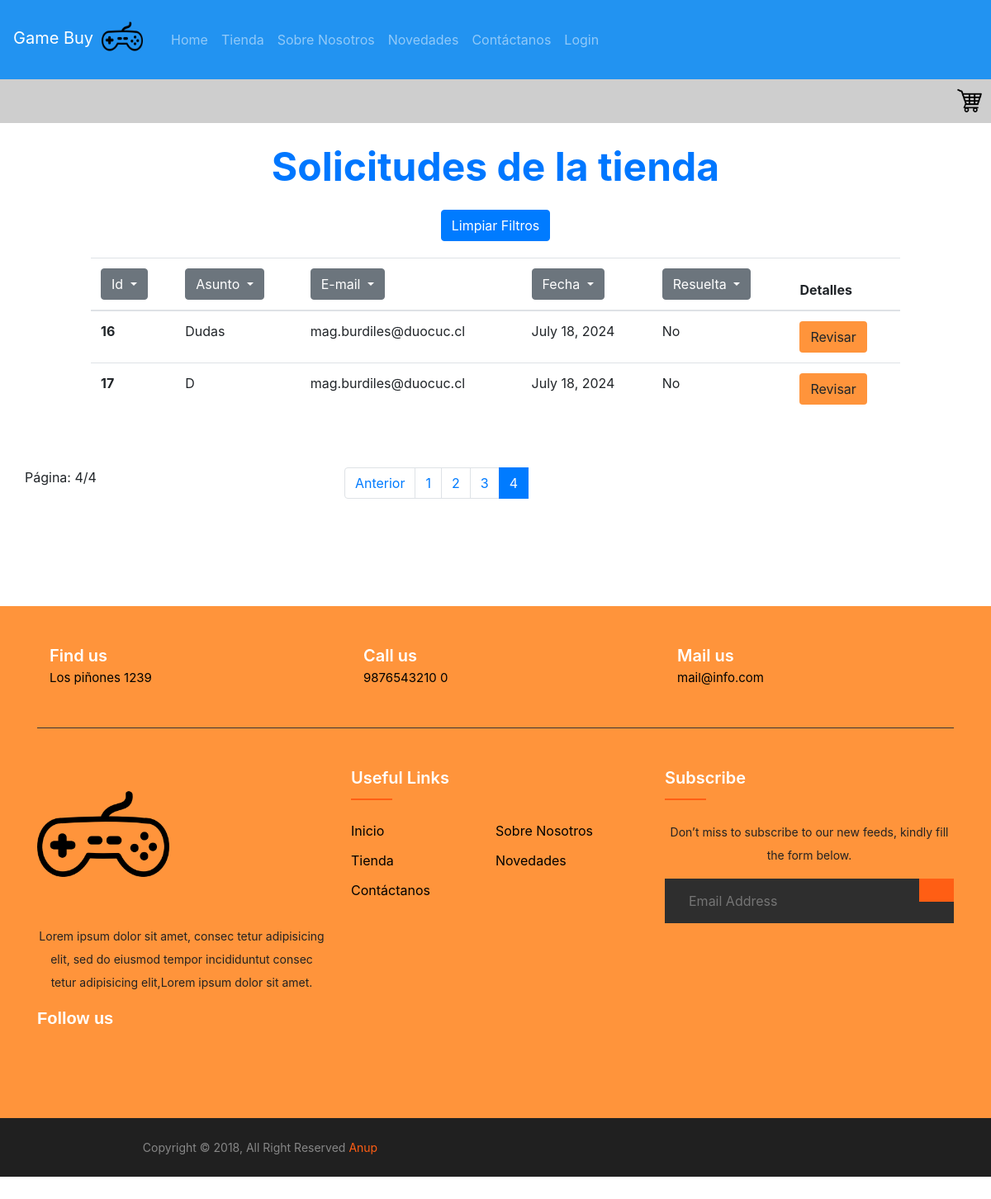
The app's page /tienda/crud_contact?pagina=4, older data.
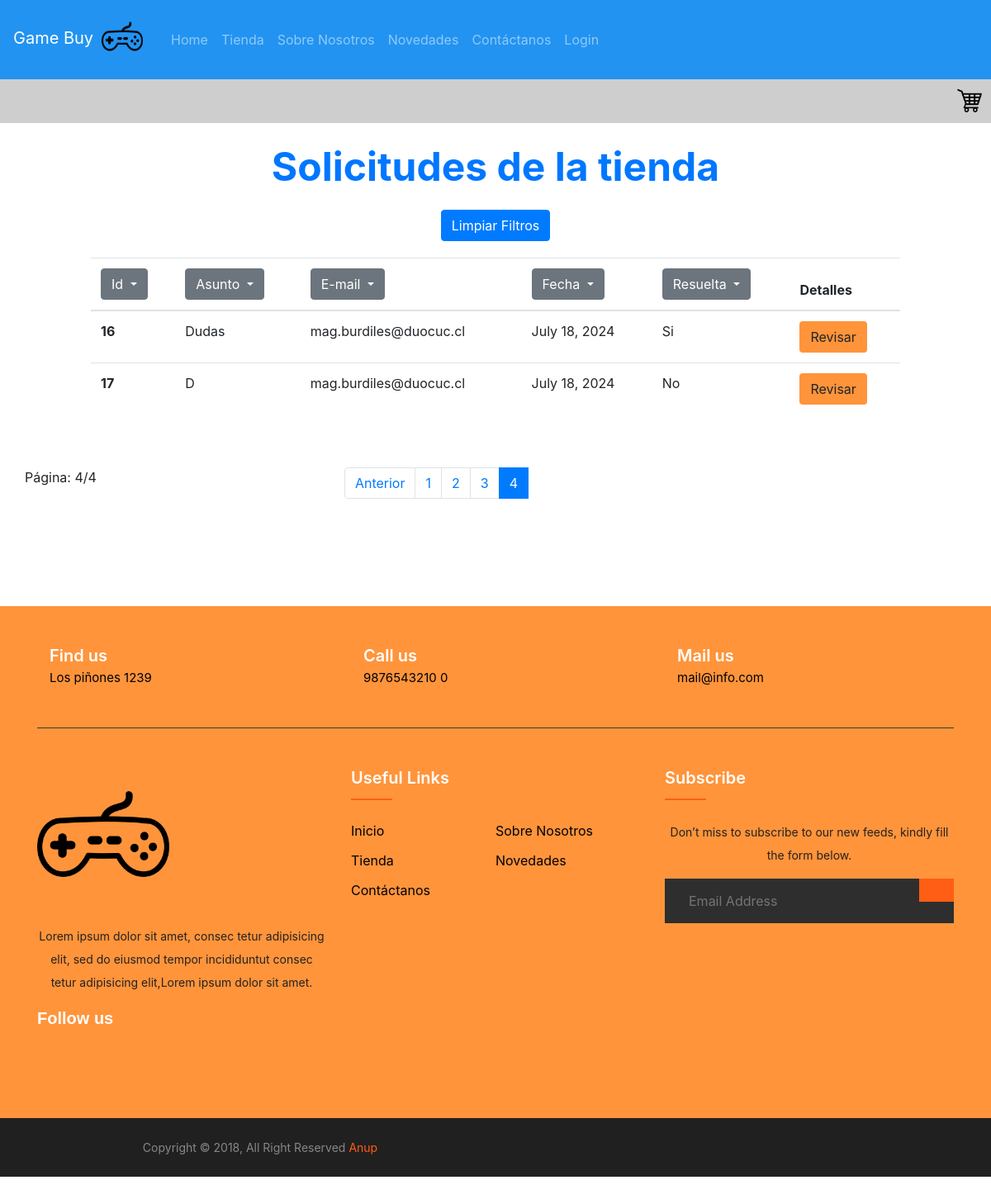
The same page, newer data.
### tienda/models.py (models this page shows)
class Contact(models.Model):
    id= models.AutoField(primary_key= True)
    f_cliente= models.ForeignKey(Cliente, db_column= 'cliente_FK', on_delete= models.CASCADE, null= True)
    asunto= models.CharField(max_length= 50)
    mensaje= models.CharField(max_length= 500)
    fecha_emision= models.DateField(auto_now_add= True)
    email_emisor= models.CharField(max_length= 80)
    respuesta= models.CharField(max_length= 500, null= True)
    resuelta= models.BooleanField(null= True, default= False)

### tienda/views.py (the view, shortened to what this page needs)
# urls.py: path("crud_contact", views.crud_contact, name="crud_contact"),
def crud_contact(request):
    if request.method== "POST":
        if 'boton_id' in request.POST:
            id_c= request.POST["boton_id"]
            request.session["id"]= id_c
            solicitud= Contact.objects.get(id= id_c)
            return redirect('contact_details')
        elif 'boton-si' in request.POST:
            contactos= Contact.objects.filter(resuelta= True).order_by('id')
            if request.session["asunto-filtro"]!= "limpio":
                input= request.session["asunto-filtro"]
                contactos= contactos.filter(asunto__startswith= input)
            if request.session["email-filtro"]!= "limpio":
                contactos= contactos.filter(email_emisor__startswith= request.session["email-filtro"])
            if request.session["fecha-filtro"]!= "limpio":
                contactos= contactos.filter(fecha_emision__contains= request.session["fecha-filtro"])
            pagina = Paginator(contactos, 5)
            lista_pagina = request.GET.get('pagina')
            pagina = pagina.get_page(lista_pagina)
            request.session["resuelta-filtro"]= True
            context={"contact": contactos,
                     "pagina": pagina}
            return render(request, "tienda/crud_contact.html", context)
        elif 'boton-no' in request.POST:
            contactos= Contact.objects.filter(resuelta= False).order_by('id')
            if request.session["asunto-filtro"]!= "limpio":
                input= request.session["asunto-filtro"]
                contactos= contactos.filter(asunto__startswith= input)
            if request.session["email-filtro"]!= "limpio":
                contactos= contactos.filter(email_emisor__startswith= request.session["email-filtro"])
            if request.session["fecha-filtro"]!= "limpio":
                contactos= contactos.filter(fecha_emision__contains= request.session["fecha-filtro"])
            pagina = Paginator(contactos, 5)
            lista_pagina = request.GET.get('pagina')
            pagina = pagina.get_page(lista_pagina)
            request.session["resuelta-filtro"]= True
            context={"contact": contactos,
                     "pagina": pagina}
            return render(request, "tienda/crud_contact.html", context)
        elif 'search-asunto' in request.POST:
            input= request.POST["input-asunto"]
            request.session["asunto-filtro"]= input
            contactos= Contact.objects.filter(asunto__startswith= input)
            if request.session["resuelta-filtro"]!= "limpio":
                contactos= contactos.filter(resuelta= request.session["resuelta-filtro"])
            if request.session["email-filtro"]!= "limpio":
                contactos= contactos.filter(email_emisor__startswith= request.session["email-filtro"])
            if request.session["fecha-filtro"]!= "limpio":
                contactos= contactos.filter(fecha_emision__contains= request.session["fecha-filtro"])
            pagina = Paginator(contactos, 5)
            lista_pagina = request.GET.get('pagina')
            pagina = pagina.get_page(lista_pagina)
            context={"contact": contactos,
                     "pagina": pagina}
            return render(request, "tienda/crud_contact.html", context)
        elif 'search-email' in request.POST:
            if request.session["id-filtro"]!= "limpio":
                contactos= Contact.objects.filter(id= request.session["id-filtro"])
                pagina = Paginator(contactos, 5)
                lista_pagina = request.GET.get('pagina')
                pagina = pagina.get_page(lista_pagina)
                context={"pagina": pagina,
                        "contact": contactos}
                return render(request, "tienda/crud_contact.html", context)
            input= request.POST["input-email"]
            request.session["email-filtro"]= input
            contactos= Contact.objects.filter(email_emisor__startswith= input)
            if request.session["asunto-filtro"]!= "limpio":
                input_asunto= request.session["asunto-filtro"]
                contactos= contactos.filter(asunto__startswith= input_asunto)
            if request.session["resuelta-filtro"]!= "limpio":
                contactos= contactos.filter(resuelta= request.session["resuelta-filtro"])
            if request.session["fecha-filtro"]!= "limpio":
                contactos= contactos.filter(fecha_emision__contains= request.session["fecha-filtro"])
            pagina = Paginator(contactos, 5)
            lista_pagina = request.GET.get('pagina')
            pagina = pagina.get_page(lista_pagina)
            context={"pagina": pagina,
                    "contact": contactos}
            return render(request, "tienda/crud_contact.html", context)
        elif 'search-id' in request.POST:
            input= request.POST["input-id"]
            request.session["id-filtro"]= input
            contactos= Contact.objects.filter(id= input)
            pagina = Paginator(contactos, 5)
            lista_pagina = request.GET.get('pagina')
            pagina = pagina.get_page(lista_pagina)
            context={"contact": contactos,
                     "pagina": pagina}
            return render(request, "tienda/crud_contact.html", context)
        elif 'search-fecha' in request.POST:
            if request.session["id-filtro"]!= "limpio":
                contactos= Contact.objects.filter(id= request.session["id-filtro"])
                pagina = Paginator(contactos, 5)
                lista_pagina = request.GET.get('pagina')
                pagina = pagina.get_page(lista_pagina)
                context={"pagina": pagina,
                        "contact": contactos}
                return render(request, "tienda/crud_contact.html", context)
            fecha= request.POST["input-fecha"]
            request.session["fecha-filtro"]= fecha
            contactos= Contact.objects.filter(fecha_emision__contains= fecha)
            if request.session["asunto-filtro"]!= "limpio":
                input_asunto= request.session["asunto-filtro"]
                contactos= contactos.filter(asunto__startswith= input_asunto)
            if request.session["resuelta-filtro"]!= "limpio":
                contactos= contactos.filter(resuelta= request.session["resuelta-filtro"])
            if request.session["email-filtro"]!= "limpio":
                contactos= contactos.filter(email_emisor__startswith= request.session["email-filtro"])
            pagina = Paginator(contactos, 5)
            lista_pagina = request.GET.get('pagina')
            pagina = pagina.get_page(lista_pagina)
            context={"contact": contactos,
                     "pagina": pagina}
            return render(request, "tienda/crud_contact.html", context)
        elif 'limpiar-filtro-resuelta' in request.POST:
            request.session["resuelta-filtro"]= "limpio"
            return redirect('crud_contact')
    else:
        try:
            if request.session["asunto-filtro"]!= "limpio":
                input= request.session["asunto-filtro"]
                contactos= Contact.objects.filter(asunto__startswith= input)
                if request.session["resuelta-filtro"]!= "limpio":
                    contactos= contactos.filter(resuelta= request.session["resuelta-filtro"])
                if request.session["email-filtro"]!= "limpio":
                    contactos= contactos.filter(email_emisor__startswith= request.session["email-filtro"])
                if request.session["fecha-filtro"]!= "limpio":
                    contactos= contactos.filter(fecha_emision__contains= request.session["fecha-filtro"])
                pagina = Paginator(contactos, 5)
                lista_pagina = request.GET.get('pagina')
                pagina = pagina.get_page(lista_pagina)
                context={"pagina": pagina,
                        "contact": contactos}
                return render(request, "tienda/crud_contact.html", context)
            elif request.session["resuelta-filtro"]!= "limpio":
                contactos= Contact.objects.filter(resuelta= request.session["resuelta-filtro"])
                if request.session["email-filtro"]!= "limpio":
                    contactos= contactos.filter(email_emisor__startswith= request.session["email-filtro"])
                if request.session["fecha-filtro"]!= "limpio":
                    contactos= contactos.filter(fecha_emision__contains= request.session["fecha-filtro"])
                if request.session["asunto-filtro"]!= "limpio":
                    input_asunto= request.session["asunto-filtro"]
                    contactos= contactos.filter(asunto__startswith= input_asunto)
                pagina = Paginator(contactos, 5)
                lista_pagina = request.GET.get('pagina')
                pagina = pagina.get_page(lista_pagina)
                context={"pagina": pagina,
                        "contact": contactos}
                context={}
                return render(request, "tienda/crud_contact.html", context)
            elif request.session["email-filtro"]!= "limpio":
                input= request.session["email-filtro"]
                contactos= Contact.objects.filter(email_emisor__startswith= input)
                if request.session["resuelta-filtro"]!= "limpio":
                    contactos= contactos.filter(resuelta= request.session["resuelta-filtro"])
                if request.session["fecha-filtro"]!= "limpio":
                    contactos= contactos.filter(fecha_emision__contains= request.session["fecha-filtro"])
                if request.session["asunto-filtro"]!= "limpio":
                    input_asunto= request.session["asunto-filtro"]
                    contactos= contactos.filter(asunto__startswith= input_asunto)
                pagina = Paginator(contactos, 5)
                lista_pagina = request.GET.get('pagina')
                pagina = pagina.get_page(lista_pagina)
                context={"pagina": pagina,
                         "contact": contactos}
                return render(request, "tienda/crud_contact.html", context)
            elif request.session["fecha-filtro"]!= "limpio":
                fecha= request.session["fecha-filtro"]
                contactos= Contact.objects.filter(fecha_emision__contains= fecha)
                if request.session["resuelta-filtro"]!= "limpio":
                    contactos= contactos.filter(resuelta= request.session["resuelta-filtro"])
                if request.session["email-filtro"]!= "limpio":
                    contactos= contactos.filter(email_emisor__startswith= request.session["email-filtro"])
                if request.session["asunto-filtro"]!= "limpio":
                    contactos= contactos.filter(asunto__startswith= request.session["asunto-filtro"])
                pagina = Paginator(contactos, 5)
                lista_pagina = request.GET.get('pagina')
                pagina = pagina.get_page(lista_pagina)
                context={"pagina": pagina,
                         "contact": contactos}
                return render(request, "tienda/crud_contact.html", context)
            else:
                contactos= Contact.objects.get_queryset().order_by('id')
                pagina = Paginator(contactos, 5)
                lista_pagina = request.GET.get('pagina')
                pagina = pagina.get_page(lista_pagina)
                context={"pagina": pagina,
                "contact": contactos,
                }
                return render(request, "tienda/crud_contact.html", context)
        except:
            request.session["asunto-filtro"]= "limpio"
            request.session["resuelta-filtro"]= "limpio"
            request.session["email-filtro"]= "limpio"
            request.session["id-filtro"]= "limpio"
            request.session["fecha-filtro"]= "limpio"
            contactos= Contact.objects.get_queryset().order_by('id')
            pagina = Paginator(contactos, 5)
            lista_pagina = request.GET.get('pagina')
            pagina = pagina.get_page(lista_pagina)
            context={"pagina": pagina,
            "contact": contactos,
            }
            return render(request, "tienda/crud_contact.html", context)

### tienda/templates/tienda/crud_contact.html (shortened to what this page needs)
{% extends 'tienda/base.html' %}
{% load static %}
{% block content %}
<h1 class="my-4">Solicitudes de la tienda</h1>
<div class="table-contenedor">
<div class="contenedor-limpiar-filtros">
  <form action="{% url 'crud_contact' %}" method="GET">
    <button type="submit" name="limpiar-filtros" class="btn btn-primary boton-limpiar-filtros">Limpiar Filtros</button>
  </form>
</div>
<table class="table table-hover tabla-crud">
    <thead>
      <tr>
        <th scope="col">
          <div class="dropdown">
            <button class="btn btn-secondary dropdown-toggle" type="button" id="dropdownMenuButton" data-toggle="dropdown" aria-haspopup="true" aria-expanded="false">
              Id
            </button>
          </div>
        </th>
        <th scope="col">
        <div class="dropdown">
            <button class="btn btn-secondary dropdown-toggle" type="button" id="dropdownMenuButton" data-toggle="dropdown" aria-haspopup="true" aria-expanded="false">
              Asunto
            </button>
          </div>
        </th>
        <th scope="col">
          <div class="dropdown">
            <button class="btn btn-secondary dropdown-toggle" type="button" id="dropdownMenuButton" data-toggle="dropdown" aria-haspopup="true" aria-expanded="false">
              E-mail
            </button>
          </div>
        </th>
        <th scope="col">
          <div class="dropdown">
              <button class="btn btn-secondary dropdown-toggle" type="button" id="dropdownMenuButton" data-toggle="dropdown" aria-haspopup="true" aria-expanded="false">
                Fecha
              </button>
            </div>
        </th>
        <th scope="col">
        <div class="dropdown">
            <button class="btn btn-secondary dropdown-toggle" type="button" id="dropdownMenuButton" data-toggle="dropdown" aria-haspopup="true" aria-expanded="false">
              Resuelta {{flag}}
            </button>
          </div>
        </th>
        <th scope="col">Detalles</th>
      </tr>
    </thead>
    <tbody>
        {% for con in pagina.object_list %}
            <tr>
              <th scope="row">{{con.id}}</th>
              <td>{{con.asunto}}</td>
              <td>{{con.email_emisor}}</td>
              <td>{{con.fecha_emision}}</td>
              <td>{% if con.resuelta %} Si {% else %} No {% endif %}</td>
              <form method="POST">
                <td><button type="submit" value="{{con.id}}" name="boton_id" class="btn btn-crud">Revisar</button></td>
              </form>
            </tr>
        {% endfor %}
    </tbody>
  </table>
</div>
<div class="container">
  <div class="row my-5">
      <p>Página: {{pagina.number}}/{{pagina.paginator.num_pages}}</p>
      <div class="col-md-4 offset-md-3">
          <nav aria-label="...">
              <ul class="pagination">
                  <li class="page-item">
                      {% if pagina.has_previous %}
                          <a class="page-link" href="?pagina={{pagina.previous_page_number}}">Anterior</a>
                      {% endif %}
                  </li>
                  {% for num_page in pagina.paginator.page_range %}
                  <br />
                      {% if pagina.number == num_page %}
                          <li class="page-item active" aria-current="page">
                              <a class="page-link" href="?pagina={{num_page}}">{{num_page}}</a>
                          </li>
                      {% else %}
                          <li class="page-item" aria-current="page">
                              <a class="page-link" href="?pagina={{num_page}}">{{num_page}}</a>
                          </li>
                      {% endif %}
                  <br />
                  {% endfor %}
              </ul>
          </nav>
      </div>
  </div>
</div>
{% endblock %}

Row changes from the older to the newer data that the page shows:
changed Contact "Dudas": resuelta "No" → "Si"
